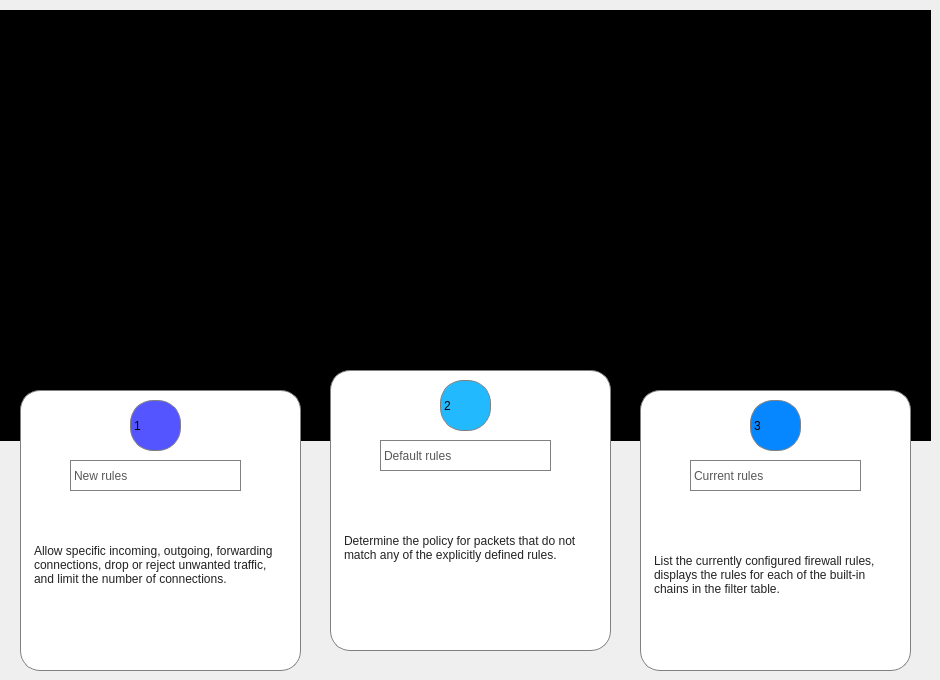
    <widget class="QWidget" name="Menu">
     <widget class="QWidget" name="head" native="true">
      <property name="geometry">
       <rect>
        <x>0</x>
        <y>10</y>
        <width>931</width>
        <height>431</height>
       </rect>
      </property>
      <property name="styleSheet">
       <string notr="true">background-color:black;
background-image: url(1.png);
</string>
      </property>
     </widget>
     <widget class="QWidget" name="widget_3" native="true">
      <property name="geometry">
       <rect>
        <x>20</x>
        <y>390</y>
        <width>281</width>
        <height>281</height>
       </rect>
      </property>
      <property name="styleSheet">
       <string notr="true">background:white;
border-radius:20px;
border:1px solid grey;</string>
      </property>
      <widget class="QLabel" name="label_11">
       <property name="geometry">
        <rect>
         <x>110</x>
         <y>10</y>
         <width>51</width>
         <height>51</height>
        </rect>
       </property>
       <property name="styleSheet">
        <string notr="true">qproperty-alignment: 'AlignCenter';
border-radius:23px;
font: 20pt &quot;Segoe UI&quot;;
background-color: rgb(85, 85, 255);</string>
       </property>
       <property name="text">
        <string>1</string>
       </property>
      </widget>
      <widget class="QLabel" name="label_25">
       <property name="geometry">
        <rect>
         <x>50</x>
         <y>70</y>
         <width>171</width>
         <height>31</height>
        </rect>
       </property>
       <property name="styleSheet">
        <string notr="true">qproperty-alignment: 'AlignCenter';
border-radius:23px;
font: 20pt &quot;Segoe UI&quot;;
color:rgb(88, 88, 88)</string>
       </property>
       <property name="text">
        <string>New rules</string>
       </property>
      </widget>
      <widget class="QPlainTextEdit" name="plainTextEdit">
       <property name="geometry">
        <rect>
         <x>10</x>
         <y>150</y>
         <width>261</width>
         <height>121</height>
        </rect>
       </property>
       <property name="styleSheet">
        <string notr="true">qproperty-alignment: 'AlignCenter';
word-wrap: break-word;
color: rgb(34, 34, 34);
font: 11pt &quot;Segoe UI&quot;;
border:none;</string>
       </property>
       <property name="plainText">
        <string>Allow specific incoming, outgoing, forwarding connections, drop or reject unwanted traffic, and limit the number of connections. </string>
       </property>
      </widget>
     </widget>
     <widget class="QWidget" name="widget_4" native="true">
      <property name="geometry">
       <rect>
        <x>330</x>
        <y>370</y>
        <width>281</width>
        <height>281</height>
       </rect>
      </property>
      <property name="styleSheet">
       <string notr="true">background:white;
border-radius:20px;
border:1px solid grey;</string>
      </property>
      <widget class="QLabel" name="label_12">
       <property name="geometry">
        <rect>
         <x>110</x>
         <y>10</y>
         <width>51</width>
         <height>51</height>
        </rect>
       </property>
       <property name="styleSheet">
        <string notr="true">qproperty-alignment: 'AlignCenter';
border-radius:23px;
font: 20pt &quot;Segoe UI&quot;;
background-color: rgb(35, 185, 255);</string>
       </property>
       <property name="text">
        <string>2</string>
       </property>
      </widget>
      <widget class="QLabel" name="label_26">
       <property name="geometry">
        <rect>
         <x>50</x>
         <y>70</y>
         <width>171</width>
         <height>31</height>
        </rect>
       </property>
       <property name="styleSheet">
        <string notr="true">qproperty-alignment: 'AlignCenter';
border-radius:23px;
font: 20pt &quot;Segoe UI&quot;;
color:rgb(88, 88, 88)</string>
       </property>
       <property name="text">
        <string>Default rules</string>
       </property>
      </widget>
      <widget class="QPlainTextEdit" name="plainTextEdit_2">
       <property name="geometry">
        <rect>
         <x>10</x>
         <y>160</y>
         <width>261</width>
         <height>111</height>
        </rect>
       </property>
       <property name="styleSheet">
        <string notr="true">qproperty-alignment: 'AlignCenter';
word-wrap: break-word;
color: rgb(34, 34, 34);
font: 11pt &quot;Segoe UI&quot;;
border:none;</string>
       </property>
       <property name="plainText">
        <string>Determine the policy for packets that do not match any of the explicitly defined rules. </string>
       </property>
      </widget>
     </widget>
     <widget class="QWidget" name="widget_5" native="true">
      <property name="geometry">
       <rect>
        <x>640</x>
        <y>390</y>
        <width>271</width>
        <height>281</height>
       </rect>
      </property>
      <property name="styleSheet">
       <string notr="true">background:white;
border-radius:20px;
border:1px solid grey;</string>
      </property>
      <widget class="QLabel" name="label_15">
       <property name="geometry">
        <rect>
         <x>110</x>
         <y>10</y>
         <width>51</width>
         <height>51</height>
        </rect>
       </property>
       <property name="styleSheet">
        <string notr="true">qproperty-alignment: 'AlignCenter';
border-radius:23px;
font: 20pt &quot;Segoe UI&quot;;
background-color: rgb(7, 135, 255);</string>
       </property>
       <property name="text">
        <string>3</string>
       </property>
      </widget>
      <widget class="QLabel" name="label_27">
       <property name="geometry">
        <rect>
         <x>50</x>
         <y>70</y>
         <width>171</width>
         <height>31</height>
        </rect>
       </property>
       <property name="styleSheet">
        <string notr="true">qproperty-alignment: 'AlignCenter';
border-radius:23px;
font: 20pt &quot;Segoe UI&quot;;
color:rgb(88, 88, 88)</string>
       </property>
       <property name="text">
        <string>Current rules</string>
       </property>
      </widget>
      <widget class="QPlainTextEdit" name="plainTextEdit_3">
       <property name="geometry">
        <rect>
         <x>10</x>
         <y>160</y>
         <width>251</width>
         <height>111</height>
        </rect>
       </property>
       <property name="styleSheet">
        <string notr="true">qproperty-alignment: 'AlignCenter';
word-wrap: break-word;
color: rgb(34, 34, 34);
font: 11pt &quot;Segoe UI&quot;;
border:none;</string>
       </property>
       <property name="plainText">
        <string>List the currently configured firewall rules, displays the rules for each of the built-in chains in the filter table.</string>
       </property>
      </widget>
     </widget>
    </widget>
